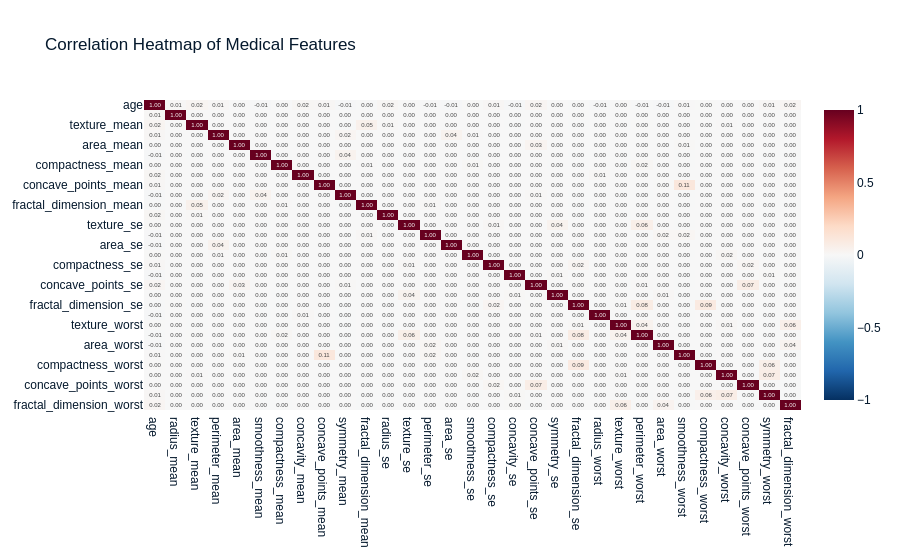

Write notebook code for a chart like this one.
### Markdown cell above
### Correlation Heatmap of Medical Features

The following heatmap shows the pairwise correlations between the medical features in the training dataset.

The `patient_id` and `diagnosis` columns are excluded because the analysis focuses on relationships between the medical features themselves.

The correlation values range from **-1 to 1**:

- **1** indicates a strong positive linear relationship.
- **-1** indicates a strong negative linear relationship.
- **0** indicates little or no linear relationship.

The heatmap helps identify highly correlated features, which may provide similar information and could be relevant when selecting features for the machine learning model.

### Code cell
import plotly.express as px

medical_features = [
    col for col in df_train.select_dtypes(include='number').columns
    if col not in ['patient_id', 'diagnosis']
]

corr_matrix = df_train[medical_features].corr()

fig = px.imshow(
    corr_matrix,
    text_auto='.2f',
    aspect='auto',
    title='Correlation Heatmap of Medical Features',
    color_continuous_scale='RdBu_r',
    zmin=-1,
    zmax=1
)

fig.show()

### Figure 1 — Plotly figure (JSON) as saved in the notebook; plotly's stock layout.template omitted (floating-point values rounded to 4 significant figures; data arrays with more than 128 entries replaced by an {"elided": "..."} marker saying what was removed)
{"data": [{"coloraxis": "coloraxis", "name": "0", "texttemplate": "%{z:.2f}", "x": ["age", "radius_mean", "texture_mean", "perimeter_mean", "area_mean", "smoothness_mean", "compactness_mean", "concavity_mean", "concave_points_mean", "symmetry_mean", "fractal_dimension_mean", "radius_se", "texture_se", "perimeter_se", "area_se", "smoothness_se", "compactness_se", "concavity_se", "concave_points_se", "symmetry_se", "fractal_dimension_se", "radius_worst", "texture_worst", "perimeter_worst", "area_worst", "smoothness_worst", "compactness_worst", "concavity_worst", "concave_points_worst", "symmetry_worst", "fractal_dimension_worst"], "y": ["age", "radius_mean", "texture_mean", "perimeter_mean", "area_mean", "smoothness_mean", "compactness_mean", "concavity_mean", "concave_points_mean", "symmetry_mean", "fractal_dimension_mean", "radius_se", "texture_se", "perimeter_se", "area_se", "smoothness_se", "compactness_se", "concavity_se", "concave_points_se", "symmetry_se", "fractal_dimension_se", "radius_worst", "texture_worst", "perimeter_worst", "area_worst", "smoothness_worst", "compactness_worst", "concavity_worst", "concave_points_worst", "symmetry_worst", "fractal_dimension_worst"], "z": {"elided": "31x31 float values"}, "type": "heatmap", "xaxis": "x", "yaxis": "y", "hovertemplate": "x: %{x}<br>y: %{y}<br>color: %{z}<extra></extra>"}], "layout": {"xaxis": {"anchor": "y", "domain": [0, 1]}, "yaxis": {"anchor": "x", "domain": [0, 1], "autorange": "reversed"}, "coloraxis": {"colorscale": [[0, "rgb(5,48,97)"], [0.1, "rgb(33,102,172)"], [0.2, "rgb(67,147,195)"], [0.3, "rgb(146,197,222)"], [0.4, "rgb(209,229,240)"], [0.5, "rgb(247,247,247)"], [0.6, "rgb(253,219,199)"], [0.7, "rgb(244,165,130)"], [0.8, "rgb(214,96,77)"], [0.9, "rgb(178,24,43)"], [1, "rgb(103,0,31)"]], "cmin": -1, "cmax": 1}, "title": {"text": "Correlation Heatmap of Medical Features"}}}
